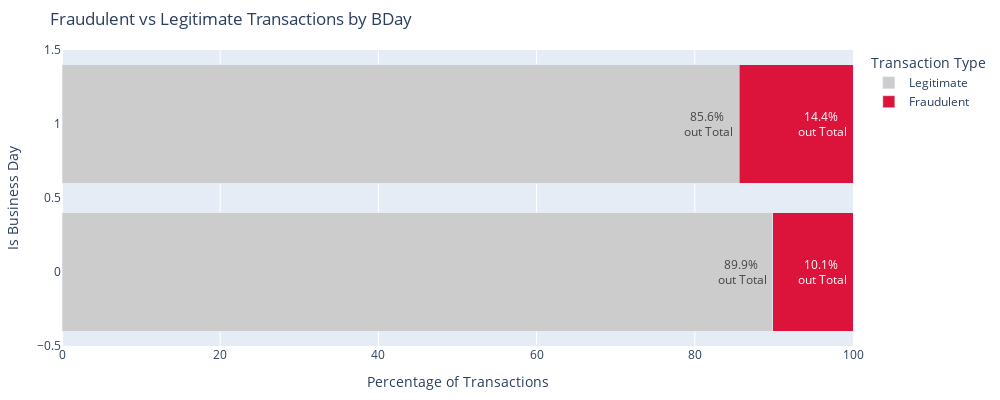

The notebook cell this image was saved under:
### Markdown cell above
### Fraudulent Transactions by BDay

### Code cell
# Calculate the proportions of fraud for each BDay
category_proportions = transactions.groupby('is_business_day')['is_fraud'].value_counts(normalize=True).unstack() * 100
category_proportions.columns = ['Legitimate', 'Fraudulent']

# Convert the DataFrame to a long-form or tidy format
df_long = category_proportions.reset_index().melt(id_vars='is_business_day', value_vars=['Legitimate', 'Fraudulent'],
                                                  var_name='Transaction Type', value_name='Percentage')

# Create a bar chart
fig = px.bar(
    df_long, 
    y='is_business_day', 
    x='Percentage', 
    color='Transaction Type', 
    orientation='h',
    text='Percentage',
    barmode='stack',
    color_discrete_map={'Legitimate': '#ccc', 'Fraudulent': 'crimson'},
    title='Fraudulent vs Legitimate Transactions by BDay'
)

fig.update_layout(
    yaxis=dict(title='Is Business Day'),
    xaxis=dict(title='Percentage of Transactions', range=[0, 100]),
    legend_title_text='Transaction Type',
    uniformtext_minsize=7, 
    uniformtext_mode='hide',
)

# Update the traces to adjust text position
for trace in fig.data:
    trace.texttemplate = '%{text:.1f}% <br> out Total '
    trace.textposition = 'inside'

fig.update_layout(
    width=1000,
    height=400,
    margin=dict(l=15, r=15, t=50, b=20),
)

fig.show()

### Figure 1 — Plotly figure (JSON) as saved in the notebook; plotly's stock layout.template omitted (floating-point values rounded to 4 significant figures)
{"data": [{"alignmentgroup": "True", "hovertemplate": "Transaction Type=Legitimate<br>Percentage=%{text}<br>is_business_day=%{y}<extra></extra>", "legendgroup": "Legitimate", "marker": {"color": "#ccc", "pattern": {"shape": ""}}, "name": "Legitimate", "offsetgroup": "Legitimate", "orientation": "h", "showlegend": true, "text": [89.86, 85.59], "textposition": "inside", "texttemplate": "%{text:.1f}% <br> out Total ", "type": "bar", "x": [89.86, 85.59], "xaxis": "x", "y": [0, 1], "yaxis": "y"}, {"alignmentgroup": "True", "hovertemplate": "Transaction Type=Fraudulent<br>Percentage=%{text}<br>is_business_day=%{y}<extra></extra>", "legendgroup": "Fraudulent", "marker": {"color": "crimson", "pattern": {"shape": ""}}, "name": "Fraudulent", "offsetgroup": "Fraudulent", "orientation": "h", "showlegend": true, "text": [10.14, 14.41], "textposition": "inside", "texttemplate": "%{text:.1f}% <br> out Total ", "type": "bar", "x": [10.14, 14.41], "xaxis": "x", "y": [0, 1], "yaxis": "y"}], "layout": {"barmode": "stack", "height": 400, "legend": {"title": {"text": "Transaction Type"}, "tracegroupgap": 0}, "margin": {"b": 20, "l": 15, "r": 15, "t": 50}, "title": {"text": "Fraudulent vs Legitimate Transactions by BDay"}, "uniformtext": {"minsize": 7, "mode": "hide"}, "width": 1000, "xaxis": {"anchor": "y", "domain": [0, 1], "range": [0, 100], "title": {"text": "Percentage of Transactions"}}, "yaxis": {"anchor": "x", "domain": [0, 1], "title": {"text": "Is Business Day"}}}}
